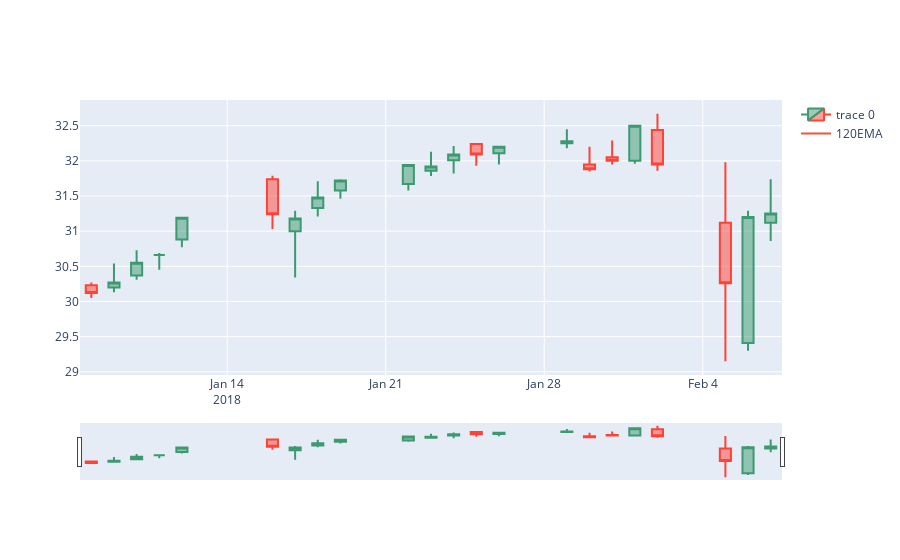

Notebook source saved alongside this figure:
### Code cell
df=pd.read_csv("resources/bank.csv")
data= pd.DataFrame(df.loc[df["Name"] == "Bank of America"])
data=data.loc[data["date"] > "2018-01-06"]

data['120EMA']=ta.EMA(data['close'],120)
chart_data = go.Candlestick(x=data['date'],open=data['open'],high=data['high'],low=data['low'],close=data['close'])
fig = go.Figure(data=[chart_data])
ema_trace = go.Scatter(x=data['date'], y=data['120EMA'],mode='lines',name='120EMA')
fig.add_trace(ema_trace)
fig.show()

### Figure 1 — Plotly figure (JSON) as saved in the notebook; plotly's stock layout.template omitted (floating-point values rounded to 4 significant figures)
{"data": [{"close": [30.12, 30.27, 30.55, 30.66, 31.19, 31.24, 31.18, 31.48, 31.72, 31.94, 31.92, 32.09, 32.09, 32.2, 32.28, 31.88, 32, 32.5, 31.95, 30.26, 31.2, 31.25], "high": [30.27, 30.54, 30.73, 30.69, 31.2, 31.79, 31.29, 31.71, 31.74, 31.94, 32.13, 32.21, 32.25, 32.2, 32.45, 32.2, 32.29, 32.5, 32.67, 31.98, 31.29, 31.74], "low": [30.05, 30.13, 30.31, 30.45, 30.77, 31.03, 30.34, 31.21, 31.46, 31.58, 31.79, 31.82, 31.93, 31.95, 32.18, 31.85, 31.95, 31.96, 31.86, 29.15, 29.3, 30.86], "open": [30.23, 30.2, 30.37, 30.66, 30.88, 31.74, 31, 31.33, 31.58, 31.67, 31.86, 32.01, 32.24, 32.11, 32.25, 31.95, 32.05, 32, 32.44, 31.12, 29.41, 31.12], "type": "candlestick", "x": ["2018-01-08", "2018-01-09", "2018-01-10", "2018-01-11", "2018-01-12", "2018-01-16", "2018-01-17", "2018-01-18", "2018-01-19", "2018-01-22", "2018-01-23", "2018-01-24", "2018-01-25", "2018-01-26", "2018-01-29", "2018-01-30", "2018-01-31", "2018-02-01", "2018-02-02", "2018-02-05", "2018-02-06", "2018-02-07"]}, {"mode": "lines", "name": "120EMA", "type": "scatter", "x": ["2018-01-08", "2018-01-09", "2018-01-10", "2018-01-11", "2018-01-12", "2018-01-16", "2018-01-17", "2018-01-18", "2018-01-19", "2018-01-22", "2018-01-23", "2018-01-24", "2018-01-25", "2018-01-26", "2018-01-29", "2018-01-30", "2018-01-31", "2018-02-01", "2018-02-02", "2018-02-05", "2018-02-06", "2018-02-07"], "y": [null, null, null, null, null, null, null, null, null, null, null, null, null, null, null, null, null, null, null, null, null, null]}], "layout": {}}
